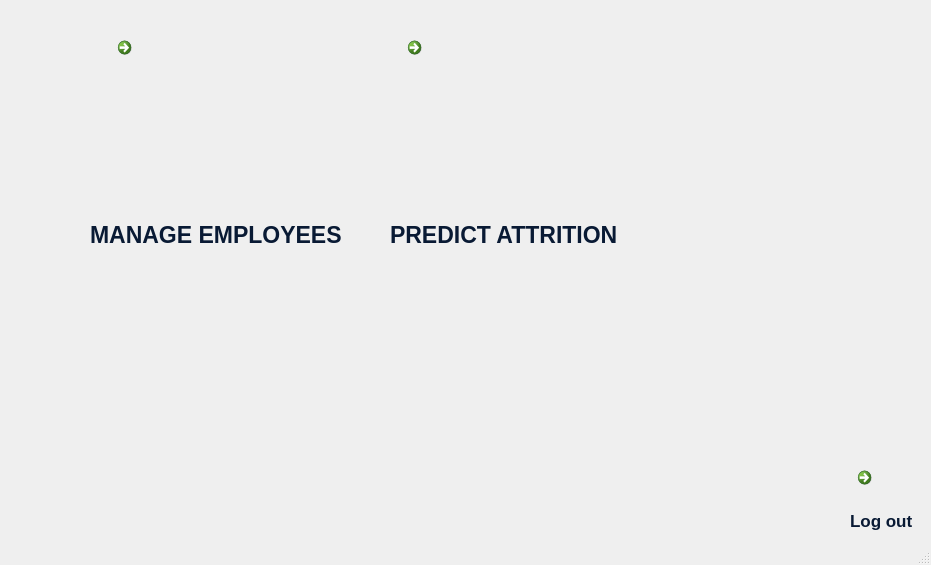
<?xml version="1.0" encoding="UTF-8"?>
<ui version="4.0">
 <class>MainWindow</class>
 <widget class="QMainWindow" name="MainWindow">
  <property name="geometry">
   <rect>
    <x>0</x>
    <y>0</y>
    <width>931</width>
    <height>565</height>
   </rect>
  </property>
  <property name="windowTitle">
   <string>Sign in</string>
  </property>
  <property name="windowIcon">
   <iconset>
    <normaloff>../../../Desktop/GRAPHICS/UI/ic_real_name_authentication_527859.png</normaloff>../../../Desktop/GRAPHICS/UI/ic_real_name_authentication_527859.png</iconset>
  </property>
  <property name="toolButtonStyle">
   <enum>Qt::ToolButtonIconOnly</enum>
  </property>
  <widget class="QWidget" name="centralwidget">
   <widget class="QLabel" name="label">
    <property name="geometry">
     <rect>
      <x>-180</x>
      <y>0</y>
      <width>1200</width>
      <height>600</height>
     </rect>
    </property>
    <property name="cursor">
     <cursorShape>PointingHandCursor</cursorShape>
    </property>
    <property name="autoFillBackground">
     <bool>false</bool>
    </property>
    <property name="text">
     <string/>
    </property>
    <property name="pixmap">
     <pixmap>turnover1.jpg</pixmap>
    </property>
    <property name="scaledContents">
     <bool>true</bool>
    </property>
    <property name="wordWrap">
     <bool>true</bool>
    </property>
    <property name="openExternalLinks">
     <bool>true</bool>
    </property>
   </widget>
   <widget class="QCommandLinkButton" name="commandLinkButton_2">
    <property name="geometry">
     <rect>
      <x>110</x>
      <y>30</y>
      <width>201</width>
      <height>191</height>
     </rect>
    </property>
    <property name="cursor">
     <cursorShape>PointingHandCursor</cursorShape>
    </property>
    <property name="text">
     <string/>
    </property>
    <property name="icon">
     <iconset>
      <normaloff>management.png</normaloff>management.png</iconset>
    </property>
    <property name="iconSize">
     <size>
      <width>180</width>
      <height>180</height>
     </size>
    </property>
   </widget>
   <widget class="QLabel" name="label_5">
    <property name="geometry">
     <rect>
      <x>850</x>
      <y>500</y>
      <width>71</width>
      <height>41</height>
     </rect>
    </property>
    <property name="font">
     <font>
      <pointsize>13</pointsize>
      <weight>75</weight>
      <italic>false</italic>
      <bold>true</bold>
     </font>
    </property>
    <property name="styleSheet">
     <string notr="true">color: rgb(9, 26, 52);</string>
    </property>
    <property name="text">
     <string>Log out</string>
    </property>
   </widget>
   <widget class="QCommandLinkButton" name="commandLinkButton">
    <property name="geometry">
     <rect>
      <x>400</x>
      <y>30</y>
      <width>191</width>
      <height>191</height>
     </rect>
    </property>
    <property name="cursor">
     <cursorShape>PointingHandCursor</cursorShape>
    </property>
    <property name="text">
     <string/>
    </property>
    <property name="icon">
     <iconset>
      <normaloff>prediction_icon2.png</normaloff>prediction_icon2.png</iconset>
    </property>
    <property name="iconSize">
     <size>
      <width>170</width>
      <height>170</height>
     </size>
    </property>
   </widget>
   <widget class="QCommandLinkButton" name="commandLinkButton_3">
    <property name="geometry">
     <rect>
      <x>850</x>
      <y>460</y>
      <width>61</width>
      <height>61</height>
     </rect>
    </property>
    <property name="cursor">
     <cursorShape>PointingHandCursor</cursorShape>
    </property>
    <property name="text">
     <string/>
    </property>
    <property name="icon">
     <iconset>
      <normaloff>logout.png</normaloff>logout.png</iconset>
    </property>
    <property name="iconSize">
     <size>
      <width>50</width>
      <height>50</height>
     </size>
    </property>
   </widget>
   <widget class="QLabel" name="label_3">
    <property name="geometry">
     <rect>
      <x>90</x>
      <y>180</y>
      <width>251</width>
      <height>109</height>
     </rect>
    </property>
    <property name="font">
     <font>
      <pointsize>17</pointsize>
      <weight>75</weight>
      <italic>false</italic>
      <bold>true</bold>
     </font>
    </property>
    <property name="styleSheet">
     <string notr="true">color: rgb(9, 26, 52);</string>
    </property>
    <property name="text">
     <string>MANAGE EMPLOYEES</string>
    </property>
   </widget>
   <widget class="QWidget" name="layoutWidget">
    <property name="geometry">
     <rect>
      <x>0</x>
      <y>0</y>
      <width>2</width>
      <height>2</height>
     </rect>
    </property>
    <layout class="QHBoxLayout" name="horizontalLayout"/>
   </widget>
   <widget class="QLabel" name="label_4">
    <property name="geometry">
     <rect>
      <x>390</x>
      <y>180</y>
      <width>251</width>
      <height>109</height>
     </rect>
    </property>
    <property name="font">
     <font>
      <pointsize>17</pointsize>
      <weight>75</weight>
      <italic>false</italic>
      <bold>true</bold>
     </font>
    </property>
    <property name="styleSheet">
     <string notr="true">color: rgb(9, 26, 52);</string>
    </property>
    <property name="text">
     <string>PREDICT ATTRITION</string>
    </property>
   </widget>
  </widget>
  <widget class="QMenuBar" name="menubar">
   <property name="geometry">
    <rect>
     <x>0</x>
     <y>0</y>
     <width>931</width>
     <height>21</height>
    </rect>
   </property>
  </widget>
  <widget class="QStatusBar" name="statusbar"/>
 </widget>
 <resources>
  <include location="../../../.designer/testt.qrc"/>
 </resources>
 <connections/>
</ui>
